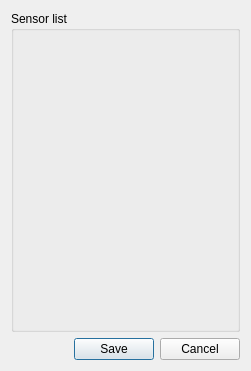
<?xml version="1.0" encoding="UTF-8"?>
<ui version="4.0">
 <class>saveSensorList</class>
 <widget class="QDialog" name="saveSensorList">
  <property name="geometry">
   <rect>
    <x>0</x>
    <y>0</y>
    <width>251</width>
    <height>371</height>
   </rect>
  </property>
  <property name="windowTitle">
   <string>save sensors</string>
  </property>
  <layout class="QVBoxLayout" name="verticalLayout">
   <item>
    <widget class="QGroupBox" name="groupBox">
     <property name="title">
      <string>Sensor list</string>
     </property>
     <layout class="QVBoxLayout" name="verticalLayout_2"/>
    </widget>
   </item>
   <item>
    <widget class="QDialogButtonBox" name="buttonBox">
     <property name="standardButtons">
      <set>QDialogButtonBox::Cancel|QDialogButtonBox::Save</set>
     </property>
    </widget>
   </item>
  </layout>
 </widget>
 <resources/>
 <connections/>
</ui>
